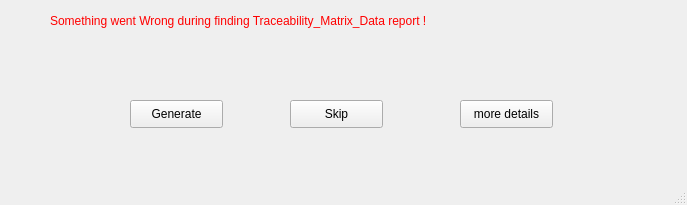
<?xml version="1.0" encoding="UTF-8"?>
<ui version="4.0">
 <class>MainWindow</class>
 <widget class="QMainWindow" name="MainWindow">
  <property name="geometry">
   <rect>
    <x>0</x>
    <y>0</y>
    <width>687</width>
    <height>205</height>
   </rect>
  </property>
  <property name="windowTitle">
   <string>MainWindow</string>
  </property>
  <widget class="QWidget" name="centralwidget">
   <widget class="QLabel" name="Message">
    <property name="geometry">
     <rect>
      <x>50</x>
      <y>5</y>
      <width>581</width>
      <height>31</height>
     </rect>
    </property>
    <property name="styleSheet">
     <string notr="true">color: rgb(255, 0, 0);</string>
    </property>
    <property name="text">
     <string>Something went Wrong during finding Traceability_Matrix_Data report !</string>
    </property>
   </widget>
   <widget class="QLabel" name="Question">
    <property name="geometry">
     <rect>
      <x>50</x>
      <y>50</y>
      <width>601</width>
      <height>31</height>
     </rect>
    </property>
    <property name="text">
     <string/>
    </property>
   </widget>
   <widget class="QPushButton" name="Detailes">
    <property name="geometry">
     <rect>
      <x>460</x>
      <y>100</y>
      <width>93</width>
      <height>28</height>
     </rect>
    </property>
    <property name="text">
     <string>more details</string>
    </property>
   </widget>
   <widget class="QPushButton" name="No">
    <property name="geometry">
     <rect>
      <x>290</x>
      <y>100</y>
      <width>93</width>
      <height>28</height>
     </rect>
    </property>
    <property name="text">
     <string>Skip</string>
    </property>
   </widget>
   <widget class="QPushButton" name="Yes">
    <property name="geometry">
     <rect>
      <x>130</x>
      <y>100</y>
      <width>93</width>
      <height>28</height>
     </rect>
    </property>
    <property name="text">
     <string>Generate</string>
    </property>
   </widget>
  </widget>
  <widget class="QMenuBar" name="menubar">
   <property name="geometry">
    <rect>
     <x>0</x>
     <y>0</y>
     <width>687</width>
     <height>26</height>
    </rect>
   </property>
  </widget>
  <widget class="QStatusBar" name="statusbar"/>
 </widget>
 <resources/>
 <connections/>
</ui>
